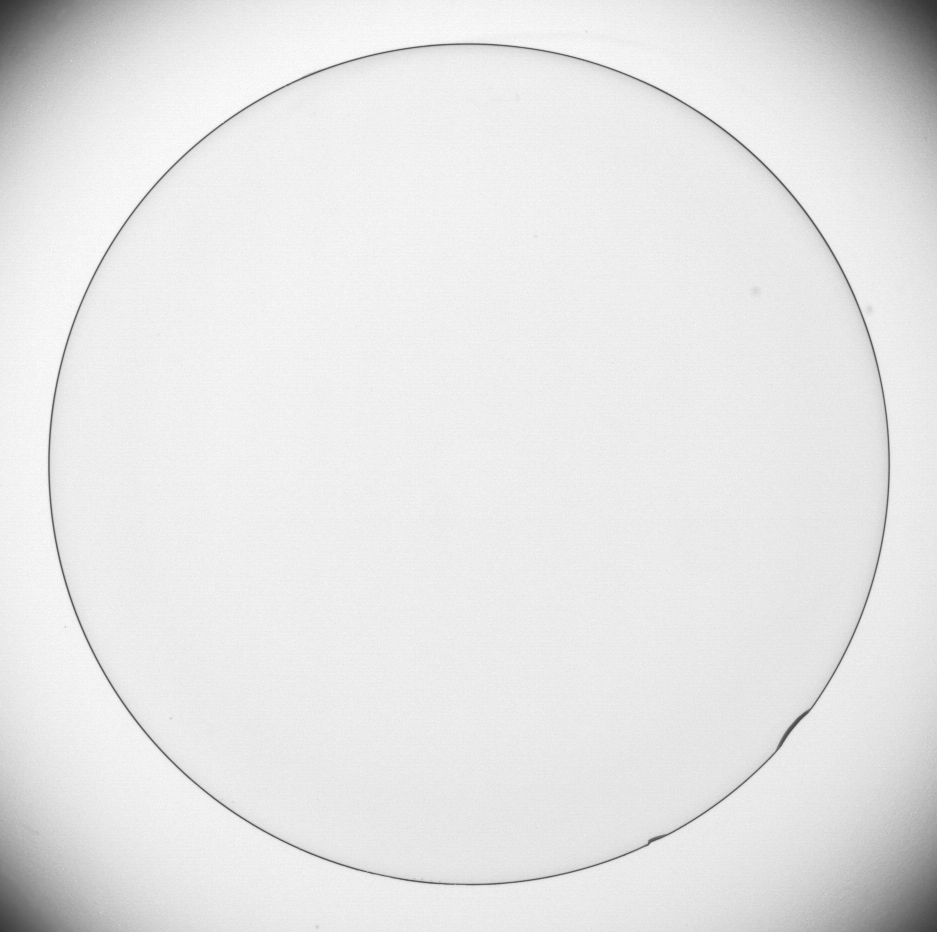
#> input picture pic/chapter03/p18.tif, 937 x 932 px, found by its file name
$ python test1.py
#> lines starting #> are read from the running program, lines starting #| are printed output that depends on the picture
#> further down, src is the input picture: shape (932, 937); min 50, max 255, mean 229.7
### 3_灰度变换与空间滤波/3_6_锐化空间滤波器/sharpen_space_filter.py
import numpy as np
import scipy.signal

# [34 lines left out: function laplace_sharpen, not called in this run]


def sharpen_gradient(input_image):
    """
    梯度锐化
    Args:
        input_image : 原图像
    Returns:
        输出图像
    """

    input_image_cp = np.copy(input_image)  # 输入图像的副本

    # #罗伯特交叉梯度算子
    # roberts_kernel = np.array([[-1, 0], [0, 1]])

    # sobel算子
    sobel_kernel_1 = np.array([
        [-1, -2, -1],
        [0, 0, 0],
        [1, 2, 1],
    ])
    sobel_kernel_2 = np.array([
        [-1, 0, 1],
        [-2, 0, 2],
        [-1, 0, 1],
    ])

    output_image = np.abs(
        scipy.signal.convolve2d(
            input_image_cp, sobel_kernel_1, mode='same')) + np.abs(
                scipy.signal.convolve2d(
                    input_image_cp, sobel_kernel_2, mode='same'))
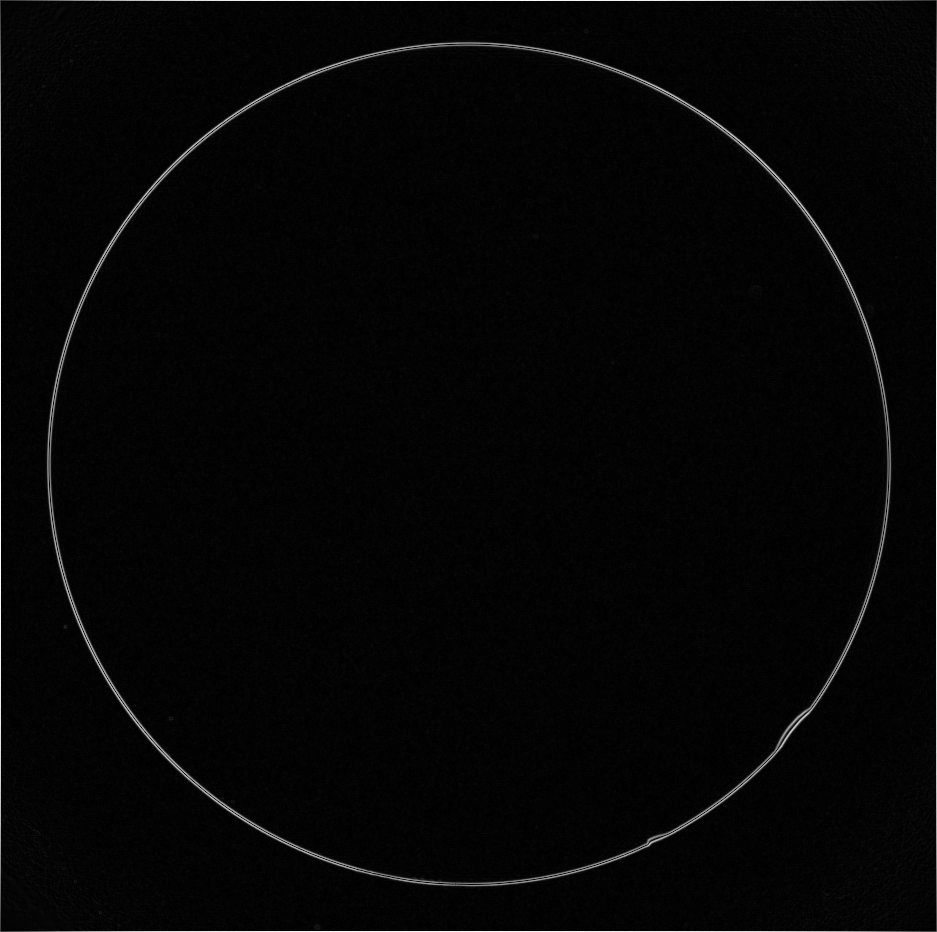
#> output_image: shape (932, 937) int64; min 0, max 988, mean 22.4; drawn with min black and max white

    return output_image.astype('uint8')
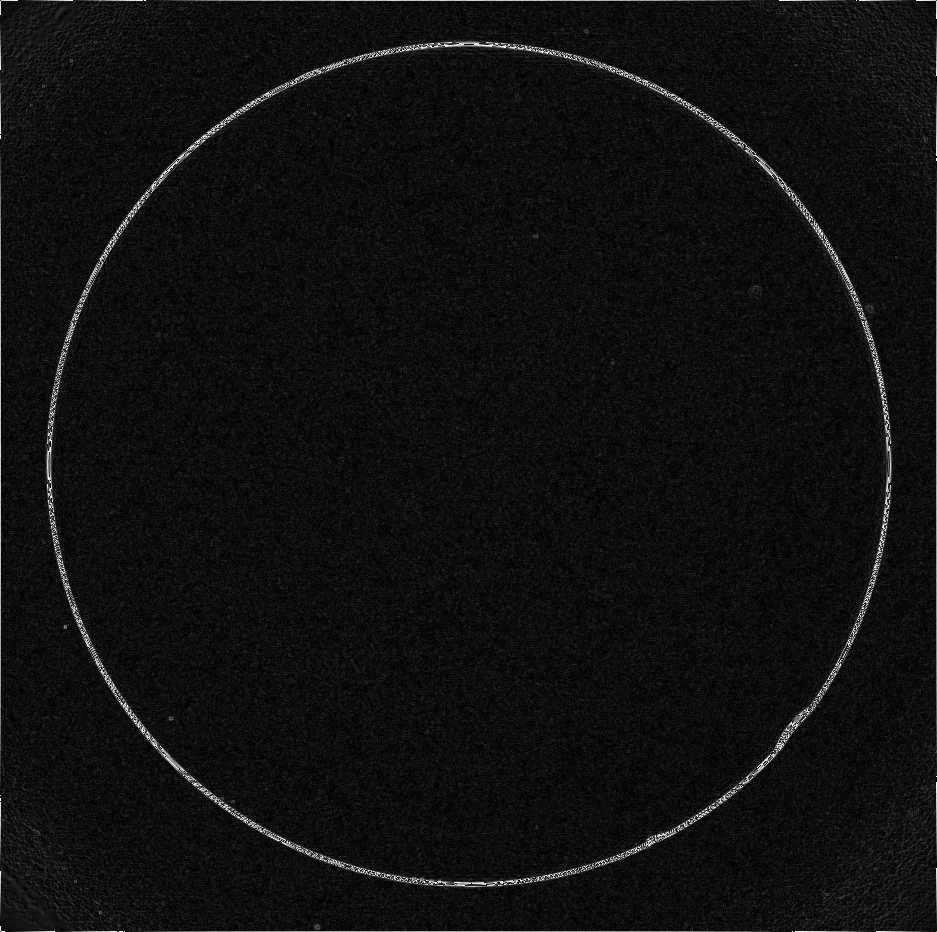
#> returned value: shape (932, 937); min 0, max 254, mean 15.7

### 3_灰度变换与空间滤波/3_6_锐化空间滤波器/test1.py
import sharpen_space_filter
import cv2

src_path = './pic/chapter03/p18.tif'
src = cv2.imread(src_path, 0)

# dst = sharpen_space_filter.laplace_sharpen(src, -1)

dst = sharpen_space_filter.sharpen_gradient(src)

cv2.imshow('src', src)
cv2.imshow('dst', dst)

cv2.waitKey(0)

$ run again, with pic/chapter03/p1.tif copied over pic/chapter03/p18.tif
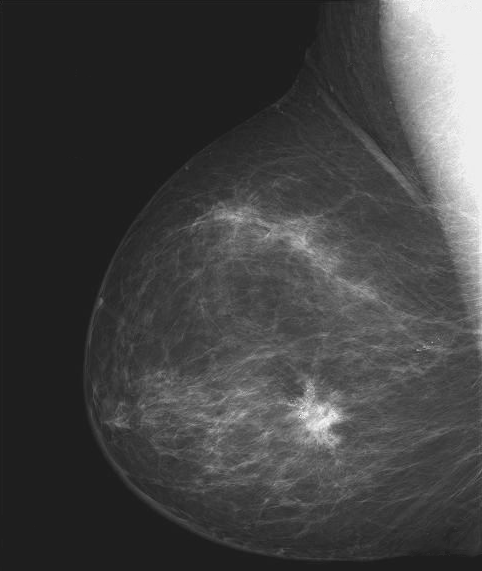
#> input picture pic/chapter03/p1.tif, 482 x 571 px, found by its file name
#> src is the input picture: shape (571, 482); min 21, max 255, mean 66.7
#> in sharpen_gradient, `output_image = np.abs( scipy.signal.convolve2d( input_image_cp, sobel_..`:
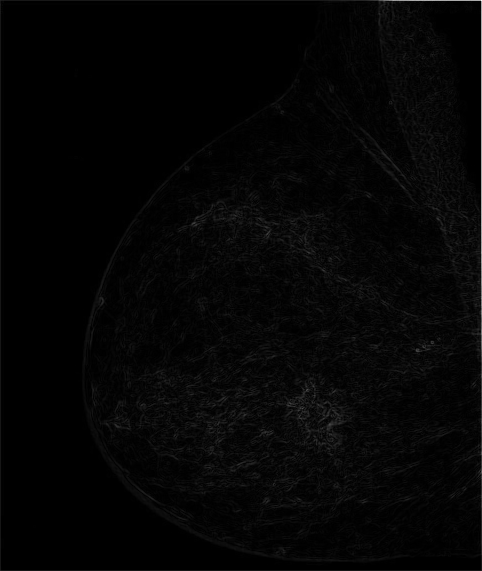
#> output_image: shape (571, 482) int64; min 0, max 1428, mean 28.1; drawn with min black and max white
#> in sharpen_gradient, `return output_image.astype('uint8')`:
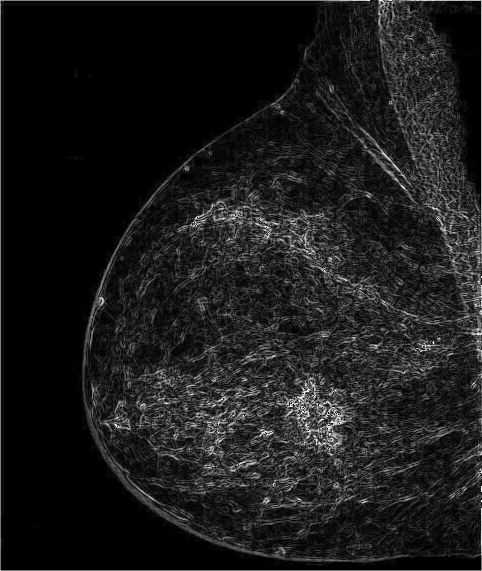
#> returned value: shape (571, 482); min 0, max 254, mean 26.6

$ run again, with pic/chapter03/p10.tif copied over pic/chapter03/p18.tif
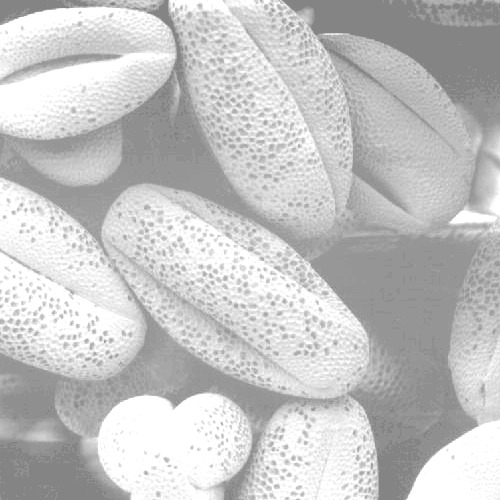
#> input picture pic/chapter03/p10.tif, 500 x 500 px, found by its file name
#> src is the input picture: shape (500, 500); min 132, max 255, mean 196.4
#> in sharpen_gradient, `output_image = np.abs( scipy.signal.convolve2d( input_image_cp, sobel_..`:
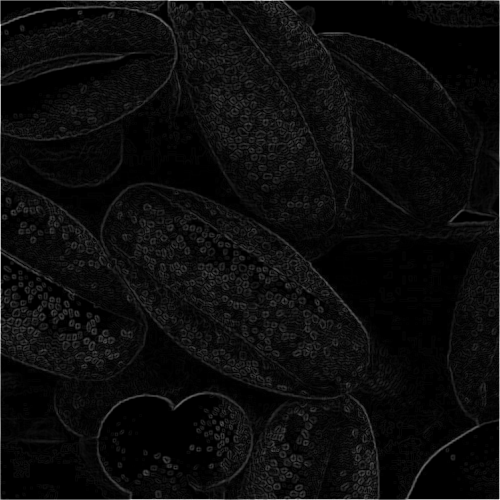
#> output_image: shape (500, 500) int64; min 0, max 1434, mean 69; drawn with min black and max white
#> in sharpen_gradient, `return output_image.astype('uint8')`:
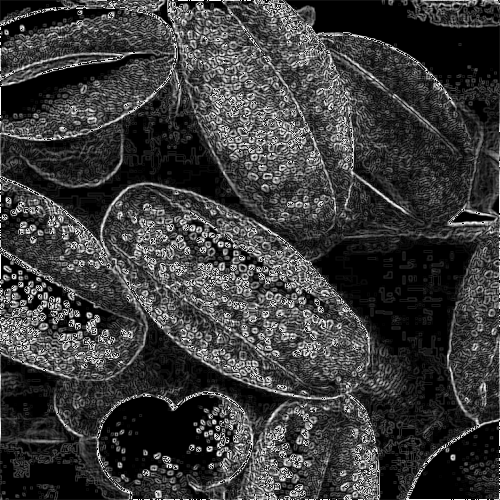
#> returned value: shape (500, 500); min 0, max 254, mean 58.6
